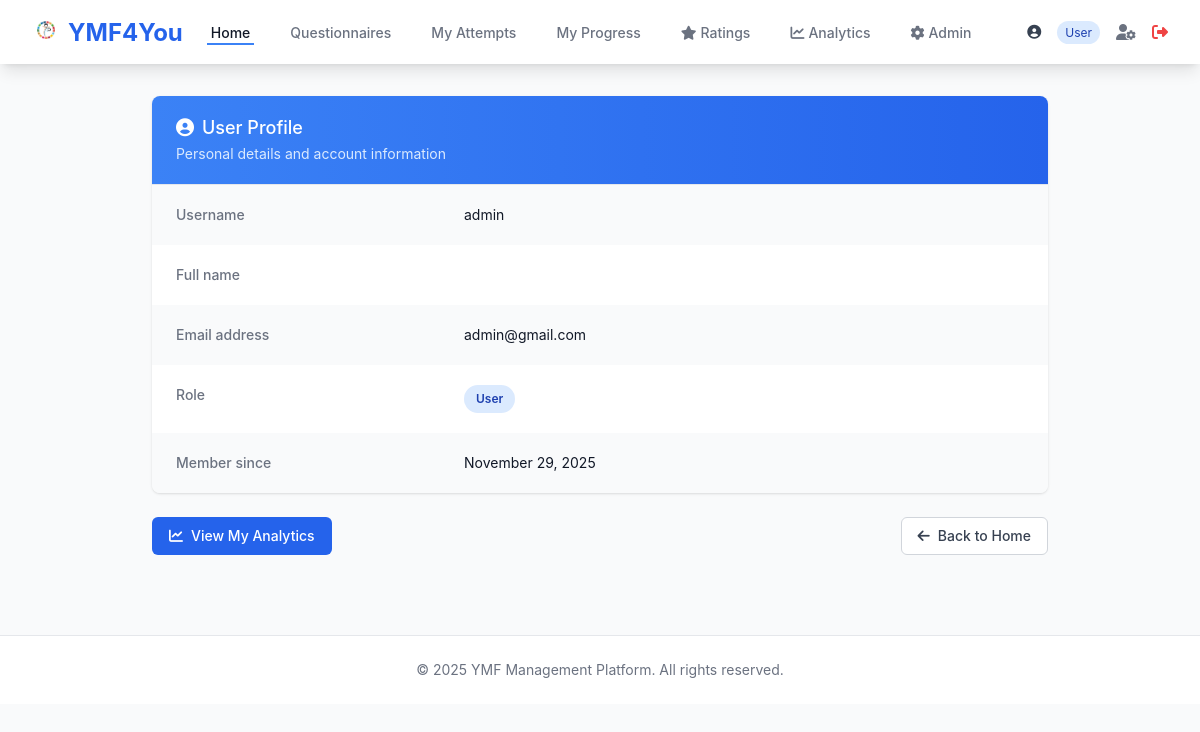
The page /accounts/profile/ (signed in) on the database its author committed.
### accounts/models.py (models this page shows, shortened)
class User(AbstractUser):
    ROLE_CHOICES = [
        ('USER', 'User'),
        ('VOLUNTEER', 'Volunteer'),
        ('ADMIN', 'Admin'),
    ]
    role = models.CharField(max_length=10, choices=ROLE_CHOICES, default='USER')
    first_name = models.CharField(max_length=150)
    last_name = models.CharField(max_length=150)
    email = models.EmailField(unique=True)
    phone = models.CharField(max_length=15, blank=True, null=True)
    profile_pic = models.ImageField(upload_to='profile_pics/', blank=True, null=True)
    created_at = models.DateTimeField(auto_now_add=True)
    updated_at = models.DateTimeField(auto_now=True)
    class Meta:
        ordering = ['-created_at']
    def is_admin_role(self):
        return self.role == 'ADMIN' or self.is_superuser
    def is_volunteer_role(self):
        return self.role == 'VOLUNTEER' or self.is_admin_role()

### accounts/views.py (the view)
# urls.py: path('profile/', views.profile_view, name='profile'),
@login_required
def profile_view(request):
    return render(request, 'accounts/profile.html')

### accounts/templates/accounts/profile.html (shortened to what this page needs)
{% extends 'base.html' %}
{% block content %}
<div class="max-w-4xl mx-auto">
    <div class="bg-white shadow overflow-hidden sm:rounded-lg">
        <div class="px-4 py-5 sm:px-6 bg-gradient-to-r from-blue-500 to-blue-600">
            <h3 class="text-lg leading-6 font-medium text-white">
                <i class="fas fa-user-circle mr-2"></i>User Profile
            </h3>
            <p class="mt-1 max-w-2xl text-sm text-blue-100">
                Personal details and account information
            </p>
        </div>
        <div class="border-t border-gray-200">
            <dl>
                <div class="bg-gray-50 px-4 py-5 sm:grid sm:grid-cols-3 sm:gap-4 sm:px-6">
                    <dt class="text-sm font-medium text-gray-500">Username</dt>
                    <dd class="mt-1 text-sm text-gray-900 sm:mt-0 sm:col-span-2">{{ user.username }}</dd>
                </div>
                <div class="bg-white px-4 py-5 sm:grid sm:grid-cols-3 sm:gap-4 sm:px-6">
                    <dt class="text-sm font-medium text-gray-500">Full name</dt>
                    <dd class="mt-1 text-sm text-gray-900 sm:mt-0 sm:col-span-2">{{ user.first_name }} {{ user.last_name }}</dd>
                </div>
                <div class="bg-gray-50 px-4 py-5 sm:grid sm:grid-cols-3 sm:gap-4 sm:px-6">
                    <dt class="text-sm font-medium text-gray-500">Email address</dt>
                    <dd class="mt-1 text-sm text-gray-900 sm:mt-0 sm:col-span-2">{{ user.email }}</dd>
                </div>
                <div class="bg-white px-4 py-5 sm:grid sm:grid-cols-3 sm:gap-4 sm:px-6">
                    <dt class="text-sm font-medium text-gray-500">Role</dt>
                    <dd class="mt-1 text-sm text-gray-900 sm:mt-0 sm:col-span-2">
                        <span class="px-3 py-1 inline-flex text-xs leading-5 font-semibold rounded-full bg-blue-100 text-blue-800">
                            {{ user.get_role_display }}
                        </span>
                    </dd>
                </div>
                <div class="bg-gray-50 px-4 py-5 sm:grid sm:grid-cols-3 sm:gap-4 sm:px-6">
                    <dt class="text-sm font-medium text-gray-500">Member since</dt>
                    <dd class="mt-1 text-sm text-gray-900 sm:mt-0 sm:col-span-2">{{ user.created_at|date:"F d, Y" }}</dd>
                </div>
            </dl>
        </div>
    </div>
    <div class="mt-6 flex justify-between">
        <a href="{% url 'analytics:user_analytics' user.id %}" class="inline-flex items-center px-4 py-2 border border-transparent text-sm font-medium rounded-md text-white bg-blue-600 hover:bg-blue-700">
            <i class="fas fa-chart-line mr-2"></i>View My Analytics
        </a>
        <a href="{% url 'core:homepage' %}" class="inline-flex items-center px-4 py-2 border border-gray-300 text-sm font-medium rounded-md text-gray-700 bg-white hover:bg-gray-50">
            <i class="fas fa-arrow-left mr-2"></i>Back to Home
        </a>
    </div>
</div>
{% endblock %}

### templates/base.html (shortened to what this page needs)
{% load static %}
<!DOCTYPE html>
<html lang="en">
<head>
    <script src="https://cdn.tailwindcss.com"></script>
    <link rel="stylesheet" href="https://cdnjs.cloudflare.com/ajax/libs/font-awesome/6.4.0/css/all.min.css">
</head>
<body class="bg-gray-50 min-h-screen">
    {% if user.is_authenticated %}
    <nav class="bg-white shadow-lg">
        <div class="max-w-7xl mx-auto px-4 sm:px-6 lg:px-8">
            <div class="flex justify-between h-16">
                <div class="flex items-center">
                    <div class="flex-shrink-0">
                        <a href="{% url 'core:homepage' %}" class="text-2xl font-bold text-blue-600">
                            <img src="{% static 'images/logo.png' %}" alt="YMF" class="inline-block w-7 h-7 mr-2" style="vertical-align:-3px; object-fit:contain;">YMF4You
                        </a>
                    </div>
                    <div class="hidden md:ml-6 md:flex md:space-x-8">
                        <a href="{% url 'core:homepage' %}" class="border-blue-500 text-gray-900 inline-flex items-center px-1 pt-1 border-b-2 text-sm font-medium">
                            Home
                        </a>
                        <a href="{% url 'questionnaires:questionnaire_list' %}" class="border-transparent text-gray-500 hover:border-gray-300 hover:text-gray-700 inline-flex items-center px-1 pt-1 border-b-2 text-sm font-medium">
                            Questionnaires
                        </a>
                        <a href="{% url 'questionnaires:my_attempts' %}" class="border-transparent text-gray-500 hover:border-gray-300 hover:text-gray-700 inline-flex items-center px-1 pt-1 border-b-2 text-sm font-medium">
                            My Attempts
                        </a>
                        <a href="{% url 'core:my_progress' %}" class="border-transparent text-gray-500 hover:border-gray-300 hover:text-gray-700 inline-flex items-center px-1 pt-1 border-b-2 text-sm font-medium">
                            My Progress
                        </a>
                        {% if user.is_volunteer_role %}
                        <a href="{% url 'ratings:pending_ratings' %}" class="border-transparent text-gray-500 hover:border-gray-300 hover:text-gray-700 inline-flex items-center px-1 pt-1 border-b-2 text-sm font-medium">
                            <i class="fas fa-star mr-1"></i> Ratings
                        </a>
                        {% endif %}
                        {% if user.is_admin_role %}
                        <a href="{% url 'analytics:dashboard' %}" class="border-transparent text-gray-500 hover:border-gray-300 hover:text-gray-700 inline-flex items-center px-1 pt-1 border-b-2 text-sm font-medium">
                            <i class="fas fa-chart-line mr-1"></i> Analytics
                        </a>
                        <a href="/admin/" class="border-transparent text-gray-500 hover:border-gray-300 hover:text-gray-700 inline-flex items-center px-1 pt-1 border-b-2 text-sm font-medium">
                            <i class="fas fa-cog mr-1"></i> Admin
                        </a>
                        {% endif %}
                    </div>
                </div>
                <div class="hidden md:ml-6 md:flex md:items-center">
                    <div class="flex items-center space-x-4">
                        <span class="text-sm text-gray-700">
                            <i class="fas fa-user-circle mr-1"></i>
                            <span class="text-xs bg-blue-100 text-blue-800 px-2 py-1 rounded-full ml-2">{{ user.get_role_display }}</span>
                        </span>
                        <a href="{% url 'accounts:profile' %}" class="text-gray-500 hover:text-gray-700">
                            <i class="fas fa-user-cog"></i>
                        </a>
                        <a href="{% url 'accounts:logout' %}" class="text-red-500 hover:text-red-700">
                            <i class="fas fa-sign-out-alt"></i>
                        </a>
                    </div>
                </div>
            </div>
        </div>
    </nav>
    {% endif %}
    <main class="max-w-7xl mx-auto px-4 sm:px-6 lg:px-8 py-8">
        {% block content %}{% endblock %}
    </main>
    <footer class="bg-white border-t border-gray-200 mt-12">
        <div class="max-w-7xl mx-auto py-6 px-4 sm:px-6 lg:px-8">
            <p class="text-center text-gray-500 text-sm">
                &copy; 2025 YMF Management Platform. All rights reserved.
            </p>
        </div>
    </footer>
</body>
</html>

### templates/base.html (style rules this page uses)
body { font-family: 'Inter', -apple-system, BlinkMacSystemFont, 'Segoe UI', Roboto, sans-serif; }

### rows shown on the page
User: role "User", username "admin", email "admin@gmail.com", created_at "November 29, 2025"
